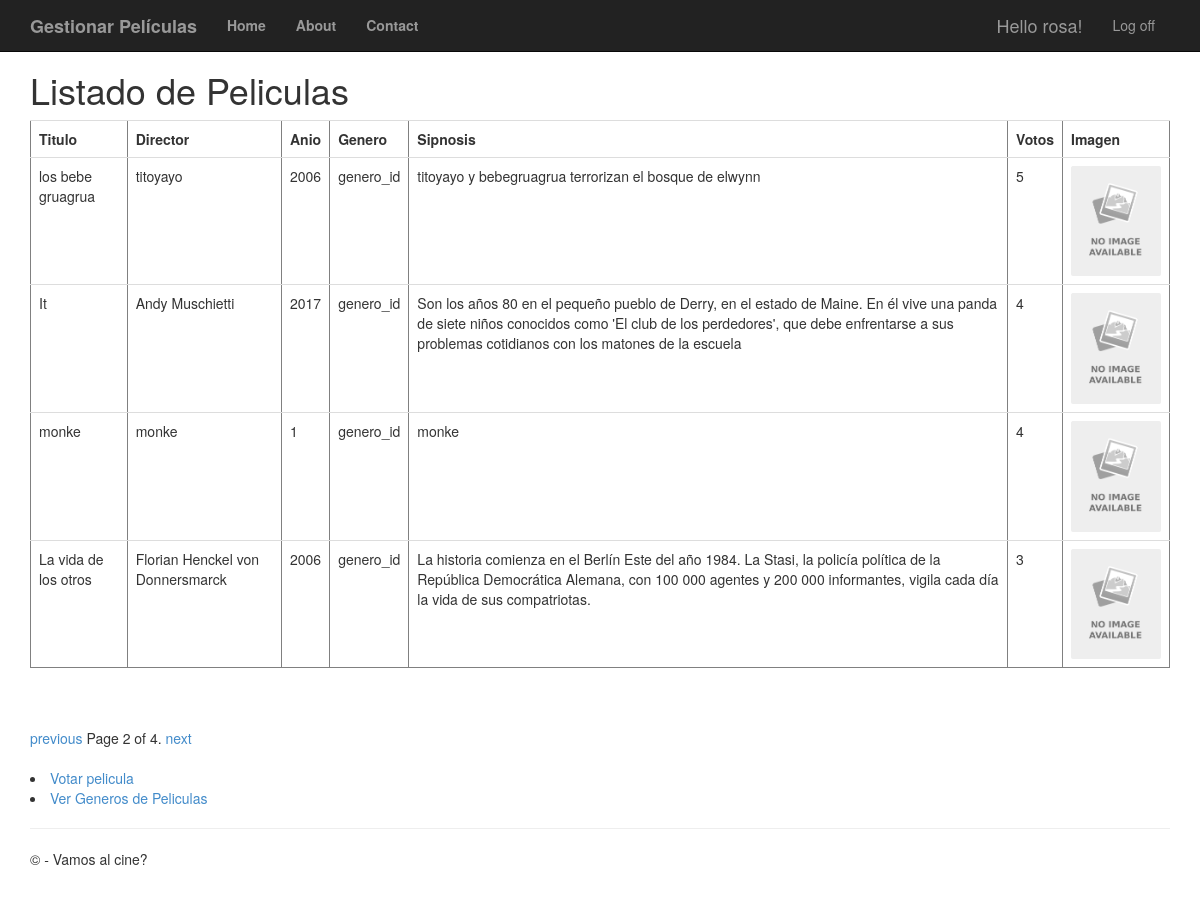
Screenshot of /peliculas/?page=2 (signed in) with the database file from the repository.
### app/models.py (models this page shows, shortened)
class Pelicula(models.Model):
	titulo = models.CharField(max_length=100)
	direccion = models.CharField(max_length=60)
	anio = models.IntegerField(validators=[MaxValueValidator(99999999999)])
	genero = models.CharField(max_length=60)
	sinopsis = models.CharField(max_length=700)
	votos = models.IntegerField(validators=[MaxValueValidator(99999999999)])
	imagen = models.ImageField(upload_to = "images/", blank=True, null=True)

### app/views.py (the view)
# urls.py: path('peliculas/', views.peliculas, name='peliculas'),
def peliculas(request):
	if not request.user.is_authenticated:
		return HttpResponseRedirect('/login')
	else:
		film_lista = Pelicula.objects.all().order_by('-votos')
		paginator = Paginator(film_lista, 4) #Se indica que se mostraran 4 peliculas por pagina
		page = request.GET.get('page')
		try:
			pelis = paginator.page(page)
		except PageNotAnInteger:
			pelis = paginator.page(1)
		except EmptyPage:
			pelis = paginator.page(paginator.num_pages)
		return render(request, 'app/peliculas.html', {'pelis': pelis})

### app/templates/app/peliculas.html (shortened to what this page needs)
{% extends "app/layout.html"%}
{% block content %}
<h1>Listado de Peliculas</h1>
<table border='1' class="table">
	<tr><td><b>Titulo</b></td><td><b>Director</b></td><td><b>Anio</b></td><td><b>Genero</b></td><td><b>Sipnosis</b></td><td><b>Votos</b></td><td><b>Imagen</b></td></tr>
	{% for filma in pelis %}
	<tr>
		<td>{{ filma.titulo }}</td>
		<td>{{ filma.direccion }}</td>
		<td>{{ filma.anio }}</td>
		<td>{{ filma.genero }}</td>
		<td>{{ filma.sinopsis }}</td>
		<td>{{ filma.votos }}</td>
		<td><img src="{{ filma.imagen.url }}" width="90"/></td>
	</tr>
	{% endfor %}
</table>
<br />
{% if pelis.has_other_pages %}
<div class="pagination">
	<span class="step-links">
		{% if pelis.has_previous %}
		<a href="?page={{ pelis.previous_page_number }}">previous</a>
		{% endif %}
		<span class="current">
			Page {{ pelis.number }} of {{ pelis.paginator.num_pages }}.
		</span>
		{% if pelis.has_next %}
		<a href="?page={{ pelis.next_page_number }}">next</a>
		{% endif %}
	</span>
</div>
<br />
{% endif %}
<li><a href="{% url 'voto' %}">Votar pelicula</a></li>
<li><a href="{% url 'generos' %}">Ver Generos de Peliculas</a></li>
{% endblock %}

### app/templates/app/loginpartial.html (shortened to what this page needs)
{% if user.is_authenticated %}
<form id="logoutForm" action="/logout/" method="post" class="navbar-right">
    <ul class="nav navbar-nav navbar-right">
        <li><span class="navbar-brand">Hello {{ user.username }}!</span></li>
        <li><a href="javascript:document.getElementById('logoutForm').submit()">Log off</a></li>
    </ul>
</form>
{% else %}
<ul class="nav navbar-nav navbar-right">
    <li><a href="{% url 'registro' %}">Registro</a></li>
    <li><a href="{% url 'login' %}">Login</a></li>
</ul>
{% endif %}

### app/static/app/content/site.css (style rules this page uses)
body { padding-top: 50px; padding-bottom: 20px; }

### rows the page displays
Pelicula: titulo "los bebe gruagrua", direccion "titoyayo", anio "2006", genero "genero_id", sinopsis "titoyayo y bebegruagrua terrorizan el bosque de elwynn", votos "5", imagen (placeholder picture)
Pelicula: titulo "It", direccion "Andy Muschietti", anio "2017", genero "genero_id", sinopsis "Son los años 80 en el pequeño pueblo de Derry, en el estado de Maine. En él vive una panda de siete niños conocidos como 'El club de los perdedores', que debe enfrentarse a sus problemas cotidianos con los matones de la escuela", votos "4", imagen (placeholder picture)
Pelicula: titulo "monke", direccion "monke", anio "1", genero "genero_id", sinopsis "monke", votos "4", imagen (placeholder picture)
Pelicula: titulo "La vida de los otros", direccion "Florian Henckel von Donnersmarck", anio "2006", genero "genero_id", sinopsis "La historia comienza en el Berlín Este del año 1984. La Stasi, la policía política de la República Democrática Alemana, con 100 000 agentes y 200 000 informantes, vigila cada día la vida de sus compatriotas.", votos "3", imagen (placeholder picture)

### other values shown
{{ user.username }} "rosa"
{{ pelis.number }} "2"
{{ pelis.paginator.num_pages }} "4"
